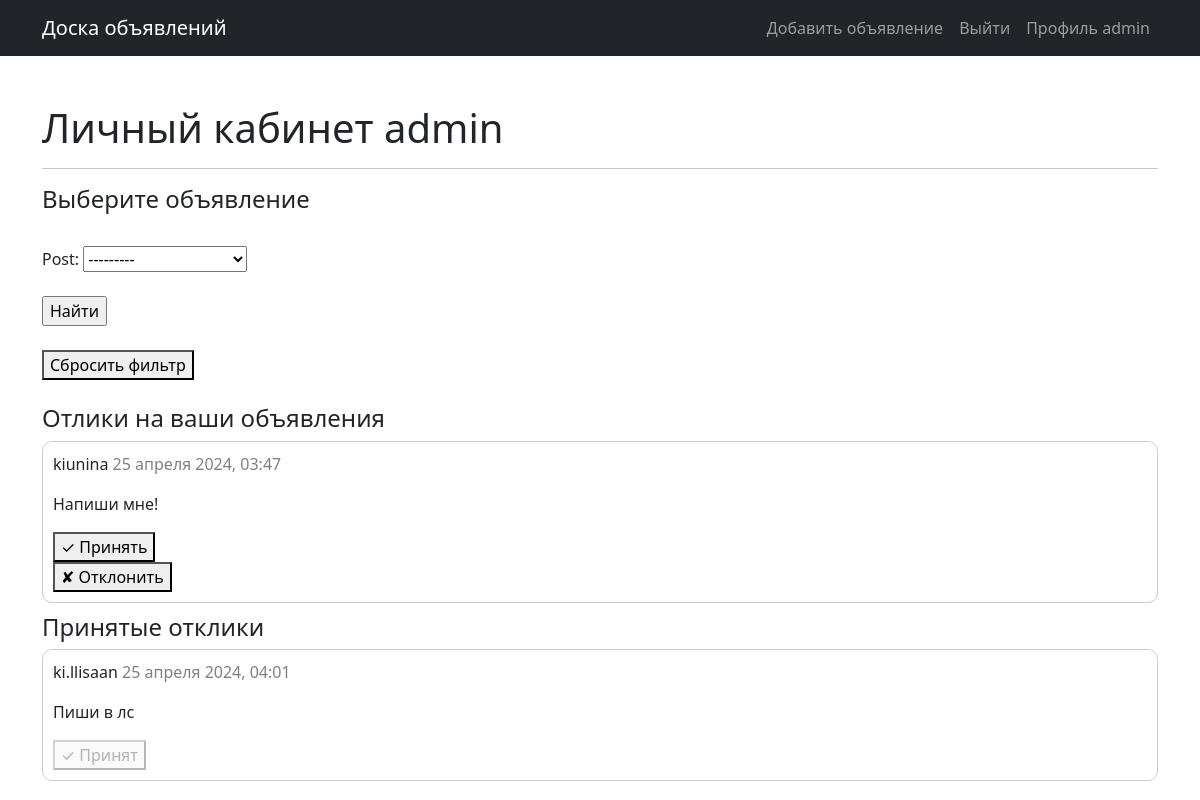
The page /personal/ (signed in) on the database as committed earlier.
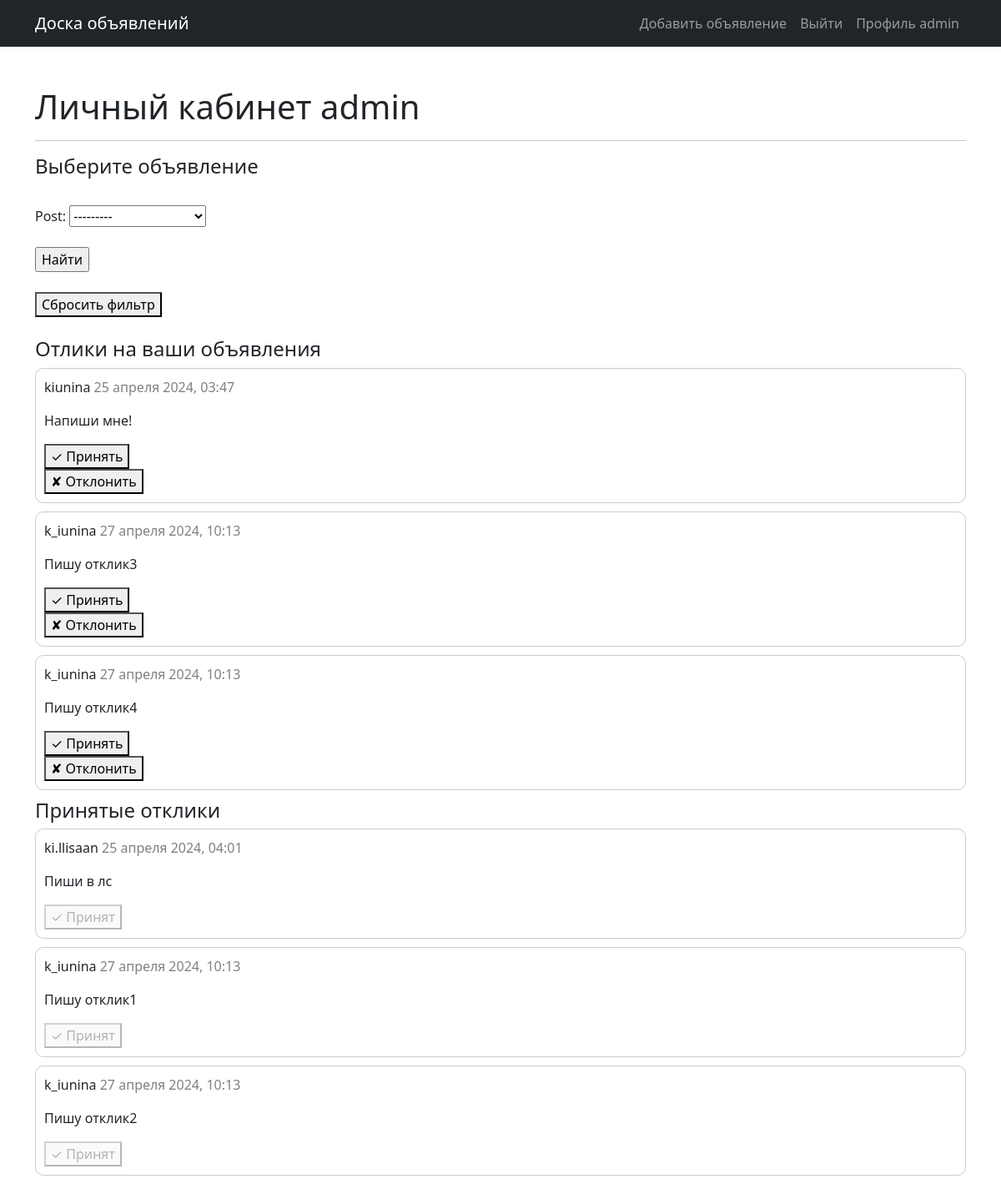
The same page on the database as committed later.
### mmo/models.py (models this page shows, shortened)
class Response(models.Model):
    user = models.ForeignKey(User, on_delete=models.CASCADE)
    post = models.ForeignKey(Post, on_delete=models.CASCADE)
    text = models.TextField()
    date_in = models.DateTimeField(auto_now_add=True)
    status = models.BooleanField(default=False)

class User(AbstractUser):
    code = models.CharField(max_length=15, blank=True, null=True)

### mmo/views.py (the view)
# urls.py: path('personal/', Personal.as_view(), name='personal'),
class Personal(LoginRequiredMixin, TemplateView):
    template_name = 'pesonal.html'
    def get_context_data(self, **kwargs):
        context = super().get_context_data(**kwargs)
        queryset = Response.objects.filter(post__user=self.request.user)
        context['filterset'] = PostFilter(self.request.GET, queryset=queryset, request=self.request.user.pk)
        return context

### mmo/models.py (called while the page is built)
    def __str__(self):
        return self.title

### templates/pesonal.html (shortened to what this page needs)
{% extends 'default.html' %}
{% block content %}
<h1>Личный кабинет {{ user.username }}</h1>
<hr>
<h4>Выберите объявление</h4>
<br>
<form action="" method="get">
    {{ filterset.form }}
    <br>
    <input type="submit" value="Найти">
</form>
<br>
<button><a href="/personal" style="color: inherit; text-decoration: none;">Сбросить фильтр</a></button>
<br>
<br>
<h4>Отлики на ваши объявления</h4>
{% for r in filterset.qs %}
    {% if not r.status %}
        <div style="border: 1px solid #ccc; border-radius: 10px; padding: 10px; margin-bottom: 10px;">
            <p>{{ r.user }} <a href="{% url 'post' r.post.pk %}" style="color: grey; text-decoration: none;"> {{ r.date_in|date:"d E Y, H:i" }}</a></p>
            <p>{{ r.text }}</p>
            <form action="{% url 'accept_response' r.pk %}" method="post">
                <button type="submit">✓ Принять</button>
            </form>
            <form action="{% url 'deny_response' r.pk %}" method="post">
                <button type="submit">✘ Отклонить</button>
            </form>
        </div>
    {% endif %}
{% endfor %}
<h4>Принятые отклики</h4>
{% for r in filterset.qs %}
    {% if r.status %}
        <div style="border: 1px solid #ccc; border-radius: 10px; padding: 10px; margin-bottom: 10px;">
            <p>{{ r.user }} <a href="{% url 'post' r.post.pk %}" style="color: grey; text-decoration: none;"> {{ r.date_in|date:"d E Y, H:i" }}</a></p>
            <p>{{ r.text }}</p>
            <button type="button" disabled>✓ Принят</button>
        </div>
    {% endif %}
{% endfor %}
{% endblock %}

Rows that differ between the two databases and show on the page:
added Response: user "k_iunina", date_in "27 апреля 2024, 10:13", text "Пишу отклик3", shown under "Отлики на ваши объявления"
added Response: user "k_iunina", date_in "27 апреля 2024, 10:13", text "Пишу отклик4", shown under "Отлики на ваши объявления"
added Response: user "k_iunina", date_in "27 апреля 2024, 10:13", text "Пишу отклик1", shown under "Принятые отклики"
added Response: user "k_iunina", date_in "27 апреля 2024, 10:13", text "Пишу отклик2", shown under "Принятые отклики"
